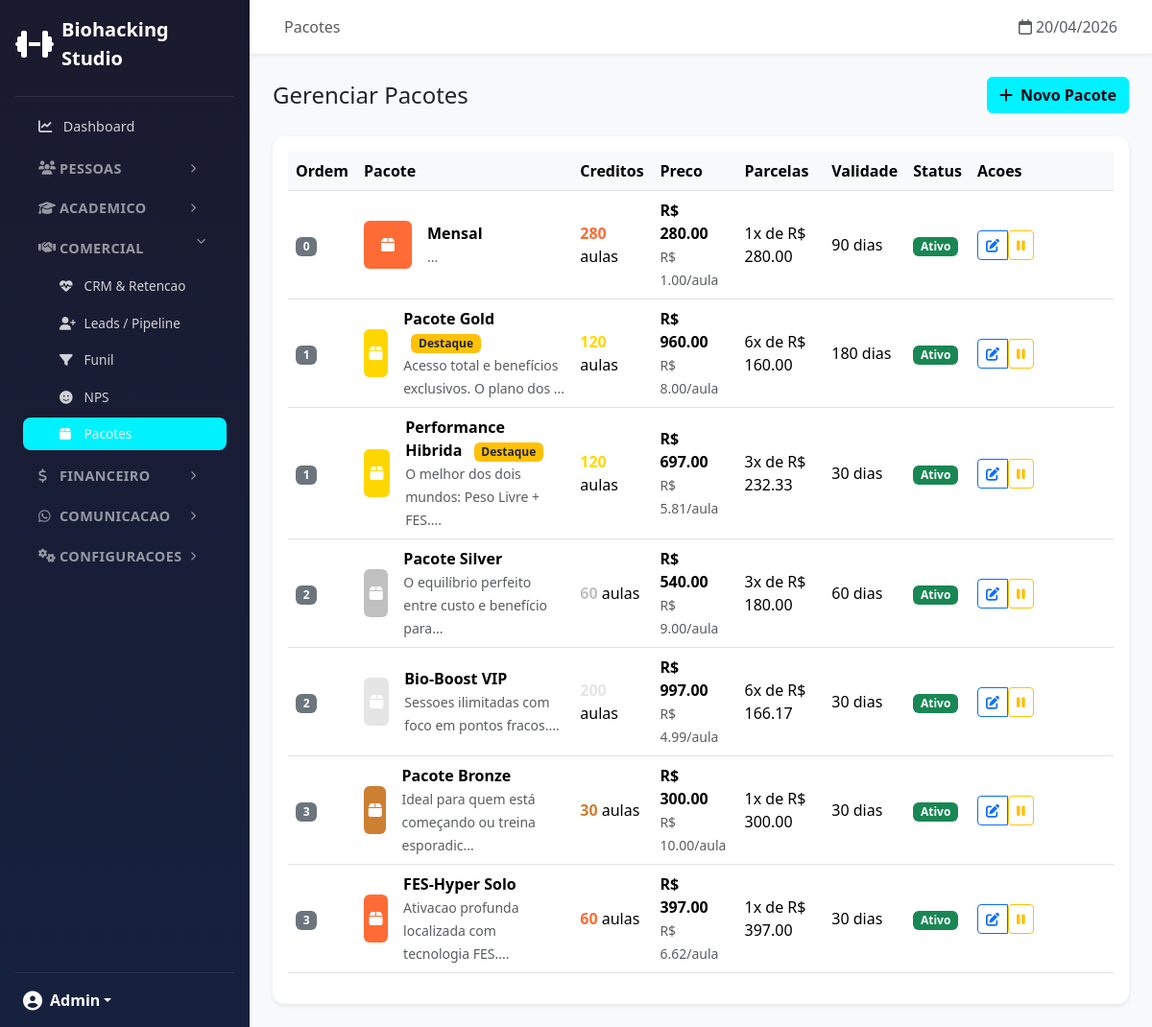
/admin/packages/ (signed in), run on an earlier commit of the app's database.
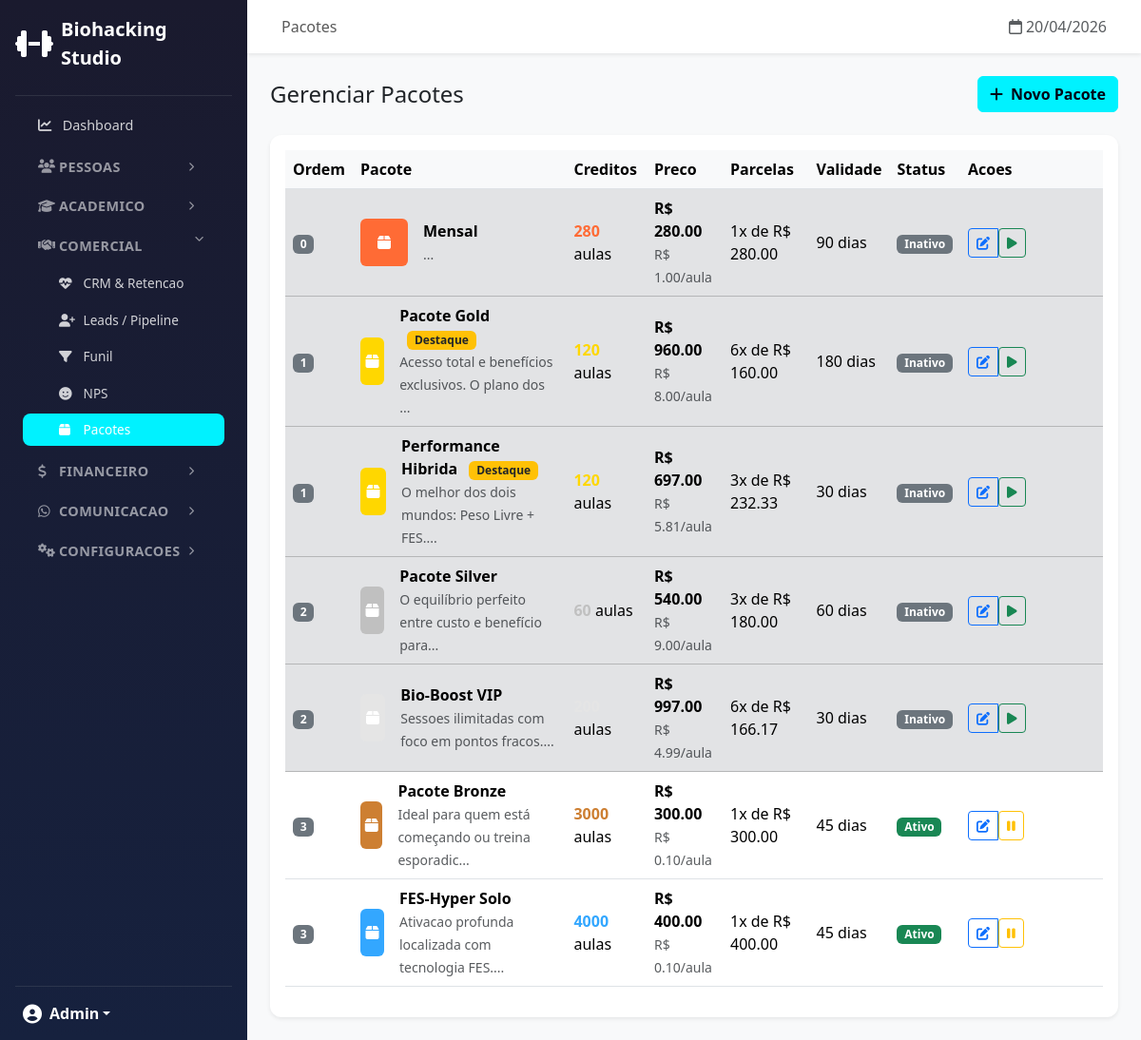
And on a later commit of the database.
### app/models/package.py (models this page shows, shortened)
class Package(db.Model):
    __tablename__ = 'packages'
    id = db.Column(db.Integer, primary_key=True)
    name = db.Column(db.String(100), nullable=False)
    description = db.Column(db.Text)
    credits = db.Column(db.Integer, nullable=False)
    price = db.Column(db.Numeric(10, 2), nullable=False)
    installments = db.Column(db.Integer, default=1)  # Quantas parcelas
    installment_price = db.Column(db.Numeric(10, 2))  # Preco por parcela
    validity_days = db.Column(db.Integer, nullable=False)  # Ex: 90 dias
    photo_url = db.Column(db.String(255))
    color = db.Column(db.String(7), default='#FF6B35')
    is_featured = db.Column(db.Boolean, default=False)  # Destaque
    display_order = db.Column(db.Integer, default=0)
    badge = db.Column(db.String(50))  # Ex: "MAIS VENDIDO", "NOVO"
    extra_benefits = db.Column(db.JSON)  # Ex: ["Toalha gratis", "Garrafinha"]
    is_recurring = db.Column(db.Boolean, default=False)  # Se é pacote recorrente
    recurring_interval_days = db.Column(db.Integer, default=30)  # Intervalo entre cobranças
    welcome_xp_bonus = db.Column(db.Integer, default=0)  # Bônus XP na primeira compra
    is_active = db.Column(db.Boolean, default=True)
    created_at = db.Column(db.DateTime, default=datetime.utcnow)
    updated_at = db.Column(db.DateTime, default=datetime.utcnow, onupdate=datetime.utcnow)
    subscriptions = db.relationship('Subscription', backref='package', lazy=True)
    @property
    def price_per_credit(self):
        return float(self.price) / self.credits

### app/routes/admin/packages.py (the view)
@packages_bp.route('/')
@login_required
@admin_required
def list_packages():
    packages = Package.query.order_by(Package.display_order, Package.id).all()
    return render_template('admin/packages/list.html', packages=packages)

### app/models/notification.py (called while the page is built)
    @classmethod
    def get_unread_count(cls, user_id):
        return cls.query.filter_by(user_id=user_id, is_read=False).count()

### app/routes/admin/dashboard.py (called while the page is built)
def admin_required(f):
    @wraps(f)
    def decorated_function(*args, **kwargs):
        if not current_user.is_authenticated or current_user.role != 'admin':
            abort(403)
        return f(*args, **kwargs)
    return decorated_function

### app/templates/admin/packages/list.html (shortened to what the changed rows need)
{% extends "admin/base.html" %}
{% block content %}
<div class="card">
    <div class="card-body">
        {% if packages %}
        <div class="table-responsive">
            <table class="table table-hover align-middle">
                <thead>
                    <tr>
                        <th style="width: 60px;">Ordem</th>
                        <th>Pacote</th>
                        <th>Creditos</th>
                        <th>Preco</th>
                        <th>Parcelas</th>
                        <th>Validade</th>
                        <th>Status</th>
                        <th style="width: 150px;">Acoes</th>
                    </tr>
                </thead>
                <tbody>
                    {% for package in packages %}
                    <tr class="{{ 'table-secondary' if not package.is_active }}">
                        <td>
                            <span class="badge bg-secondary">{{ package.display_order }}</span>
                        </td>
                        <td>
                            <div class="d-flex align-items-center">
                                {% if package.photo_url %}
                                <img src="{{ url_for('static', filename='uploads/packages/' + package.photo_url) }}"
                                     class="rounded me-3" style="width: 50px; height: 50px; object-fit: cover;">
                                {% else %}
                                <div class="rounded me-3 d-flex align-items-center justify-content-center"
                                     style="width: 50px; height: 50px; background-color: {{ package.color }};">
                                    <i class="fas fa-box text-white"></i>
                                </div>
                                {% endif %}
                                <div>
                                    <strong>{{ package.name }}</strong>
                                    {% if package.is_featured %}
                                    <span class="badge bg-warning text-dark ms-2">Destaque</span>
                                    {% endif %}
                                    <br>
                                    <small class="text-muted">{{ package.description[:50] }}...</small>
                                </div>
                            </div>
                        </td>
                        <td>
                            <span class="fw-bold" style="color: {{ package.color }};">{{ package.credits }}</span> aulas
                        </td>
                        <td>
                            <strong>R$ {{ "%.2f"|format(package.price) }}</strong>
                            <br>
                            <small class="text-muted">R$ {{ "%.2f"|format(package.price_per_credit) }}/aula</small>
                        </td>
                        <td>
                            {{ package.installments }}x de R$ {{ "%.2f"|format(package.installment_price) }}
                        </td>
                        <td>{{ package.validity_days }} dias</td>
                        <td>
                            {% if package.is_active %}
                            <span class="badge bg-success">Ativo</span>
                            {% else %}
                            <span class="badge bg-secondary">Inativo</span>
                            {% endif %}
                        </td>
                        <td>
                            <div class="btn-group">
                                <a href="{{ url_for('admin_packages.edit_package', id=package.id) }}"
                                   class="btn btn-sm btn-outline-primary" title="Editar">
                                    <i class="fas fa-edit"></i>
                                </a>
                                <form action="{{ url_for('admin_packages.toggle_package', id=package.id) }}"
                                      method="POST" class="d-inline">
                                    <button type="submit" class="btn btn-sm btn-outline-{{ 'warning' if package.is_active else 'success' }}"
                                            title="{{ 'Desativar' if package.is_active else 'Ativar' }}">
                                        <i class="fas fa-{{ 'pause' if package.is_active else 'play' }}"></i>
                                    </button>
                                </form>
                            </div>
                        </td>
                    </tr>
                    {% endfor %}
                </tbody>
            </table>
        </div>
        {% endif %}
    </div>
</div>
{% endblock %}

What changed in the data, as far as the page shows it:
changed Package "Mensal": is_active "Ativo" → "Inativo"
changed Package "Pacote Gold": is_active "Ativo" → "Inativo"
changed Package "Performance Hibrida": is_active "Ativo" → "Inativo"
changed Package "Pacote Silver": is_active "Ativo" → "Inativo"
changed Package "Bio-Boost VIP": credits "200" → (not shown); is_active "Ativo" → "Inativo"
changed Package "Pacote Bronze": credits "30" → "3000"; price_per_credit "10.00" → "0.10"; validity_days "30" → "45"
changed Package "FES-Hyper Solo": color "#FF6B35" → "#33a7ff" (drawn); credits "60" → "4000"; price "397.00" → "400.00"; price_per_credit "6.62" → "0.10"; installment_price "397.00" → "400.00"; validity_days "30" → "45"
